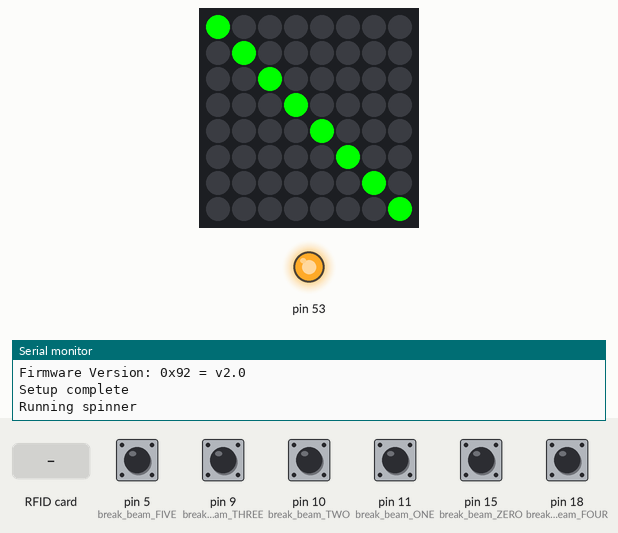
This sketch was run on a simulated Arduino Mega 2560, built with avr-gcc and run on an emulated ATmega2560. Parts: 8×8 RGB LED matrix (first LED top left, wired row by row), output pins drawn as LEDs (lit = HIGH), the last lines printed to the serial monitor. The inputs (shaded band) are chosen by the test bench; at power-on: pin 5 (break_beam_FIVE), pin 9 (break_beam_THREE), pin 10 (break_beam_TWO), pin 11 (break_beam_ONE), pin 15 (break_beam_ZERO), pin 18 (break_beam_FOUR) HIGH.

Above: at 1.3 s.
2.6 s: RFID card 04 C8 CD 4A E6 4C 80 held to the reader
At 2.72 s:
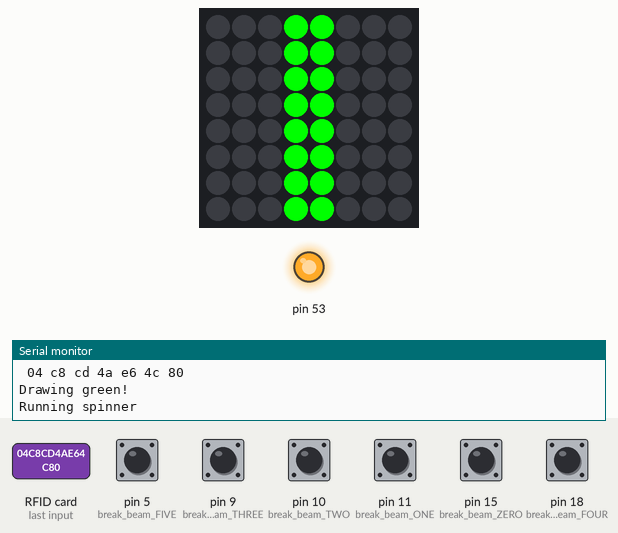
4.4 s: RFID card 04 C0 CD 4A E6 4C 80 held to the reader
At 7.1 s:
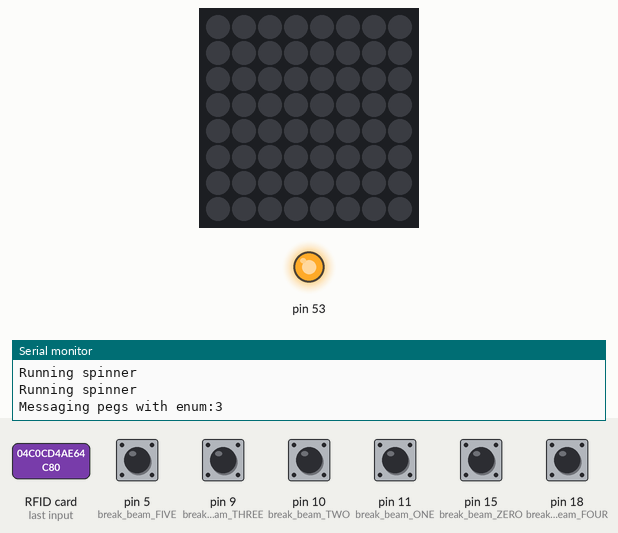
7.4 s: pin 18 (break_beam_FOUR) pulled LOW for 0.15 s
At 9.79 s:
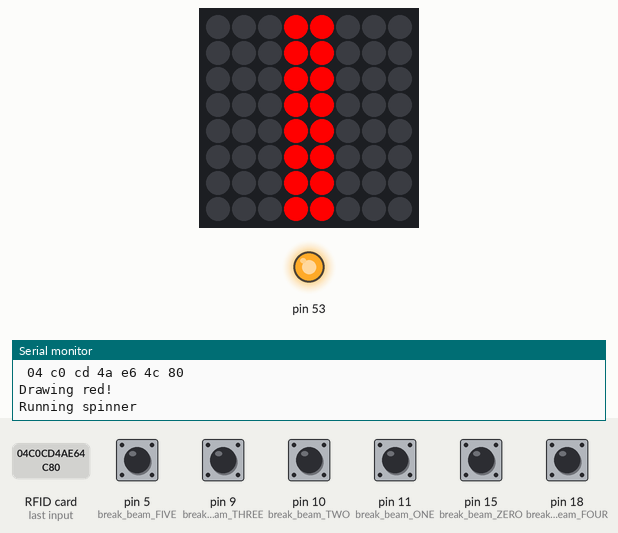

Measured:
- after the input at 2.6 s, the LEDs: change after 0.08 s (image 1)

The sketch:

plinko-prototype.ino
```cpp
/**
 * | Holy cow this needs to be cleaned up and abstracted, if not in this prototype DEFINITELY
 * | in the final version!
 **/

#include <MFRC522.h>
#include <SPI.h>
#include <Adafruit_GFX.h>
#include "Adafruit_LEDBackpack.h"
#include <Wire.h>

#include "src/RFIDs.h"
#include "src/Bitmaps.h"
#include "src/GameStates.h"

#define SS_PIN 13
#define RST_PIN 12

#define break_beam_ZERO 15
#define break_beam_ONE 11
#define break_beam_TWO 10
#define break_beam_THREE 9
#define break_beam_FOUR 18
#define break_beam_FIVE 5

#define speaker A2

#define PEG_CONTROLLER_ID 8

const uint8_t *activeSlot[] PROGMEM = {slot_1_bmp, slot_2_bmp, slot_3_bmp, slot_4_bmp, slot_5_bmp};

MFRC522 mfrc522(SS_PIN, RST_PIN); // Create MFRC522 instance
Adafruit_BicolorMatrix matrix = Adafruit_BicolorMatrix();

String content;

volatile bool spinnerOn = false;

volatile int breakBeamState_ZERO = 1;
volatile int breakBeamState_ONE = 1;
volatile int breakBeamState_TWO = 1;
volatile int breakBeamState_THREE = 1;
volatile int breakBeamState_FOUR = 1;
volatile int breakBeamState_FIVE = 1;

void setup()
{
    Serial.begin(9600);
    // Serial.begin(115200);
    Serial1.begin(9600); // * for messaging to second controller
    // while (!Serial)
    //     ;
    Serial.println("Serial ports open");

    resetBreakBeamState();

    Serial.println("Starting up");
    SPI.begin();
    mfrc522.PCD_Init();
    mfrc522.PCD_DumpVersionToSerial();

    pinMode(break_beam_ZERO, INPUT);
    digitalWrite(break_beam_ZERO, HIGH);
    attachInterrupt(break_beam_ZERO, setBreakbeamState, FALLING);

    pinMode(break_beam_ONE, INPUT);
    digitalWrite(break_beam_ONE, HIGH);
    attachInterrupt(break_beam_ONE, setBreakbeamState, FALLING);

    pinMode(break_beam_TWO, INPUT);
    digitalWrite(break_beam_TWO, HIGH);
    attachInterrupt(break_beam_TWO, setBreakbeamState, FALLING);

    pinMode(break_beam_THREE, INPUT);
    digitalWrite(break_beam_THREE, HIGH);
    attachInterrupt(break_beam_THREE, setBreakbeamState, FALLING);

    pinMode(break_beam_FOUR, INPUT);
    digitalWrite(break_beam_FOUR, HIGH);
    attachInterrupt(break_beam_FOUR, setBreakbeamState, FALLING);

    pinMode(break_beam_FIVE, INPUT);
    digitalWrite(break_beam_FIVE, HIGH);
    attachInterrupt(break_beam_FIVE, setBreakbeamState, FALLING);

    Wire.begin();
    matrix.begin(0x70);
    matrix.setRotation(3);

    Serial.println("Setup complete");
    ready();

    Serial.println("Exiting setup function");
}

int activeIndex;

void loop()
{

    if (!breakBeamState_ZERO || !breakBeamState_ONE || !breakBeamState_TWO || !breakBeamState_THREE || !breakBeamState_FOUR || !breakBeamState_FIVE)
    {
        Serial.println("");
        Serial.println("===================");
        Serial.print("breakBeamState_ZERO: ");
        Serial.println(breakBeamState_ZERO);
        Serial.print("breakBeamState_ONE: ");
        Serial.println(breakBeamState_ONE);
        Serial.print("breakBeamState_TWO: ");
        Serial.println(breakBeamState_TWO);
        Serial.print("breakBeamState_THREE: ");
        Serial.println(breakBeamState_THREE);
        Serial.print("breakBeamState_FOUR: ");
        Serial.println(breakBeamState_FOUR);
        Serial.print("breakBeamState_FIVE: ");
        Serial.println(breakBeamState_FIVE);
        Serial.println("===================");
        Serial.println("");
    }

    if (!breakBeamState_ZERO)
    {
        breakBeamState_ZERO = true;
        Serial.println("Break Beam 0");
        resetGameplay(); //! I don't think we need this now that we're resetting in the conditionals
        messagePegs(START);
    }

    if (!breakBeamState_ONE)
    {
        breakBeamState_ONE = true;
        Serial.println("Break beam 1");
        activeIndex = 0;
        messagePegs(GATE_1);
    }
    else if (!breakBeamState_TWO)
    {
        breakBeamState_TWO = true;
        Serial.println("Break beam 2");
        activeIndex = 1;
        messagePegs(GATE_2);
    }
    else if (!breakBeamState_THREE)
    {
        breakBeamState_THREE = true;
        Serial.println("Break beam 3");
        activeIndex = 2;
        messagePegs(GATE_3);
    }
    else if (!breakBeamState_FOUR)
    {
        breakBeamState_FOUR = true;
        Serial.println("Break beam 4");
        activeIndex = 3;
        messagePegs(GATE_4);
    }
    else if (!breakBeamState_FIVE)
    {
        breakBeamState_FIVE = true;
        Serial.println("Break beam 5");
        activeIndex = 4;
        messagePegs(GATE_5);
    }
    else
    {
        // playIdle();
    }

    // * Look for discs
    if (!mfrc522.PICC_IsNewCardPresent())
    {
        return;
    }

    // * Start reading the disk
    if (!mfrc522.PICC_ReadCardSerial())
    {
        // Serial.println("can't read tag");
        return;
    }

    // | Note that none of this logic will run until a disc passes the reader
    Serial.println("see a tag");

    messagePegs(PROCESSING);

    String uid = captureUID();

    Serial.println("captured UID:");
    Serial.println(uid);

    // * show the spinner per disc
    matrix.clear();

    if (uid == cloud)
    {
        Serial.println("Drawing red!");
        matrix.drawBitmap(0, 0, activeSlot[activeIndex], 8, 8, LED_RED);
        runSpinner(LED_RED);
        runSpinner(LED_RED);
        runSpinner(LED_RED);
    }
    else if (uid == cupcake)
    {
        Serial.println("Drawing green!");
        matrix.drawBitmap(0, 0, activeSlot[activeIndex], 8, 8, LED_GREEN);
        runSpinner(LED_GREEN);
        runSpinner(LED_GREEN);
        runSpinner(LED_GREEN);
    }
    else if (uid == crown)
    {
        Serial.println("Drawing yellow!");
        matrix.drawBitmap(0, 0, activeSlot[activeIndex], 8, 8, LED_YELLOW);
        runSpinner(LED_YELLOW);
        runSpinner(LED_YELLOW);
        runSpinner(LED_YELLOW);
    }
    matrix.writeDisplay();

    messagePegs(COMPLETE);
    // * giving time for a complete status before switching back to idle
    delay(3000);

    messagePegs(IDLE);

    // * leaving this in during dev for easy troubleshooting
    // Dump debug info about the card; PICC_HaltA() is automatically called
    // mfrc522.PICC_DumpToSerial(&(mfrc522.uid));
}

void ready()
{
    runSpinner(LED_GREEN);
    messagePegs(IDLE);
}

void messagePegs(gameStates state)
{
    Serial.print("Messaging pegs with enum:");
    Serial.println(state);
    Serial1.write(state);
}

void runSpinner(int color)
{
    Serial.println("Running spinner");
    spinnerOn = true;
    matrix.clear();
    matrix.writeDisplay();

    matrix.clear();
    matrix.drawBitmap(0, 0, spinner_vertical, 8, 8, color);
    matrix.writeDisplay();
    delay(100);

    matrix.clear();
    matrix.drawBitmap(0, 0, spinner_forwardSlash, 8, 8, color);
    matrix.writeDisplay();
    delay(100);

    matrix.clear();
    matrix.drawBitmap(0, 0, spinner_horizontal, 8, 8, color);
    matrix.writeDisplay();
    delay(100);

    matrix.clear();
    matrix.drawBitmap(0, 0, spinner_backSlash, 8, 8, color);
    matrix.writeDisplay();
    delay(100);

    matrix.clear();
    matrix.drawBitmap(0, 0, spinner_vertical, 8, 8, color);
    matrix.writeDisplay();
    delay(100);

    matrix.clear();
    matrix.drawBitmap(0, 0, spinner_forwardSlash, 8, 8, color);
    matrix.writeDisplay();
    delay(100);

    matrix.clear();
    matrix.drawBitmap(0, 0, spinner_horizontal, 8, 8, color);
    matrix.writeDisplay();
    delay(100);

    matrix.clear();
    matrix.drawBitmap(0, 0, spinner_backSlash, 8, 8, color);
    matrix.writeDisplay();
    delay(100);

    matrix.clear();
    matrix.drawBitmap(0, 0, spinner_vertical, 8, 8, color);
    matrix.writeDisplay();
    delay(100);

    matrix.clear();
    matrix.drawBitmap(0, 0, spinner_forwardSlash, 8, 8, color);
    matrix.writeDisplay();
    delay(100);

    matrix.clear();
    matrix.drawBitmap(0, 0, spinner_horizontal, 8, 8, color);
    matrix.writeDisplay();
    delay(100);

    matrix.clear();
    matrix.drawBitmap(0, 0, spinner_backSlash, 8, 8, color);
    matrix.writeDisplay();
    delay(100);

    matrix.clear();
    matrix.writeDisplay();
    spinnerOn = false;
}

String captureUID()
{
    content = "";
    for (byte i = 0; i < mfrc522.uid.size; i++)
    {
        content.concat(String(mfrc522.uid.uidByte[i] < 0x10 ? " 0" : " "));
        content.concat(String(mfrc522.uid.uidByte[i], HEX));
    }
    // * leaving in for trouble shooting purposes
    // Serial.println(content);
    return content;
}

void resetGameplay()
{
    Serial.println("resetting gameplay");
    matrix.clear();
    matrix.writeDisplay();
}

// ! this may not be needed anymore
void resetBreakBeamState()
{
    Serial.println("resetting break beam statestate");
    breakBeamState_ZERO = 1;
    breakBeamState_ONE = 1;
    breakBeamState_TWO = 1;
    breakBeamState_THREE = 1;
    breakBeamState_FOUR = 1;
    breakBeamState_FIVE = 1;
}

void setBreakbeamState()
{
    // * Reading in the state of the break beam pins
    breakBeamState_ZERO = digitalRead(break_beam_ZERO);
    breakBeamState_ONE = digitalRead(break_beam_ONE);
    breakBeamState_TWO = digitalRead(break_beam_TWO);
    breakBeamState_THREE = digitalRead(break_beam_THREE);
    breakBeamState_FOUR = digitalRead(break_beam_FOUR);
    breakBeamState_FIVE = digitalRead(break_beam_FIVE);
}
```

Bitmaps.h
```cpp
#ifndef BITMAPS_H
#define BITMAPS_H

static const uint8_t PROGMEM
    spinner_horizontal[] =
        {
            B00000000,
            B00000000,
            B00000000,
            B11111111,
            B11111111,
            B00000000,
            B00000000,
            B00000000},
    spinner_vertical[] =
        {
            B00011000,
            B00011000,
            B00011000,
            B00011000,
            B00011000,
            B00011000,
            B00011000,
            B00011000},
    spinner_forwardSlash[] =
        {
            B00000001,
            B00000010,
            B00000100,
            B00001000,
            B00010000,
            B00100000,
            B01000000,
            B10000000},
    spinner_backSlash[] =
        {
            B10000000,
            B01000000,
            B00100000,
            B00010000,
            B00001000,
            B00000100,
            B00000010,
            B00000001},
    all_bmp[] =
        {
            B11111111,
            B11111111,
            B11111111,
            B11111111,
            B11111111,
            B11111111,
            B11111111,
            B11111111},
    slot_1_bmp[] =
        {
            B00000000,
            B00011000,
            B00011000,
            B00111000,
            B00011000,
            B00011000,
            B00011000,
            B01111110},
    slot_2_bmp[] =
        {
            B00000000,
            B00111100,
            B01100110,
            B00000110,
            B00001100,
            B00110000,
            B01100000,
            B01111110},
    slot_3_bmp[] =
        {
            B00000000,
            B00111100,
            B01100110,
            B00000110,
            B00011100,
            B00000110,
            B01100110,
            B00111100},
    slot_4_bmp[] =
        {
            B00000000,
            B00001100,
            B00011100,
            B00101100,
            B01001100,
            B01111110,
            B00001100,
            B00001100},
    slot_5_bmp[] =
        {
            B00000000,
            B01111110,
            B01100000,
            B01111100,
            B00000110,
            B00000110,
            B01100110,
            B00111100};

#endif
```

GameStates.h
```cpp
#ifndef GAME_STATES
#define GAME_STATES

// | See if you can change the underlying type of the enums to a byte
enum gameStates
{
    IDLE = 0,
    START,
    PROCESSING,
    COMPLETE,
    GATE_1,
    GATE_2,
    GATE_3,
    GATE_4,
    GATE_5
};
#endif
```

RFIDs.h
```cpp
#ifndef RFIDS_H
#define RFIDS_H

String cupcake = " 04 c8 cd 4a e6 4c 80";
String diamond = " 04 a5 e1 4a e6 4c 80";
String cloud = " 04 c0 cd 4a e6 4c 80";
String crown = " 04 d1 cd 4a e6 4c 80";

String bulbasaur = " 04 60 d0 4a e6 4c 81";
String charmander = " 04 78 d2 4a e6 4c 81";
String squirtle = " 04 59 d0 4a e6 4c 81";
String pikachu = " 04 60 d1 4a e6 4c 81";

#endif
```
